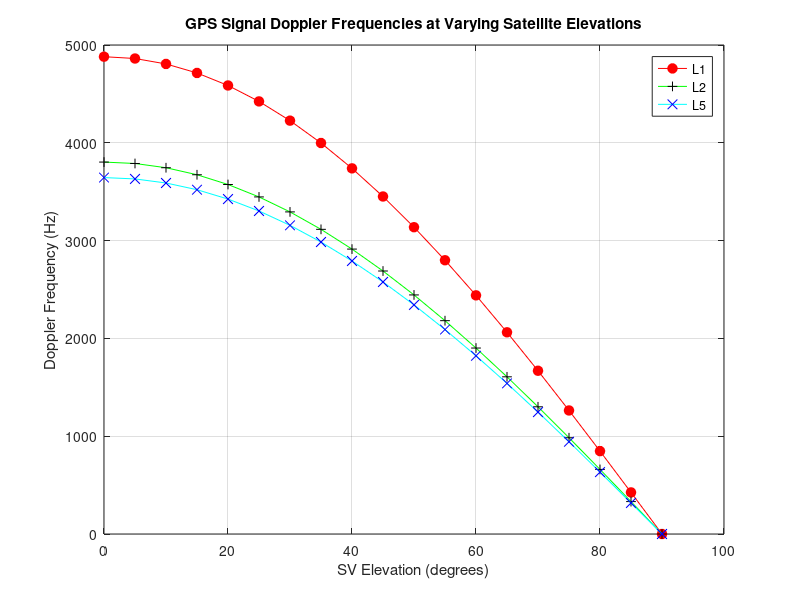

The MATLAB source for this figure:
% HW1_Morell.m
% Description:  Computes the GPS L1, L2, and L5 signal Doppler frequency as
%               a function of satellite elevation angle and plots results
% Inputs:       Satellite elevation angle: 0 to 90 degrees in 5 degree
%               increments
% Output:       Doppler frequency at L1, L2, L5 plotted as functions of
%               elevation
% Date Written: 1/12/2010
% Date Modified: N/A

clc
clear all
close all

el = 0:5:90;    % SV elevation angle in degrees
rE = 6368;      % radius of the Earth in km
rSV = 26560;    % SV orbit radius in km
c = 299792458;  % speed of light in m/s
% L1, L2, L5 signal frequencies in Hz
fL1 = 1575.42e6; fL2 = 1227.60e6; fL5 = 1176.45e6;

% Compute GPS SV velocity
vSV = 2*pi*rSV*1000/(11*3600+58*60+2.05);   % in m/s

% Compute line-of-sight velocity, vDop
[~,sampSize] = size(el);    % number of samples of the SV elevation angle
vDop = 1:sampSize;
for i=1:sampSize
    B = asind(rE*sind(el(i)+90)/rSV);   % angle between user and Earth's 
                                        % center measured from the SV in degrees
    a = 180 - (B+el(i)+90); % angle between user and SV measured from Earth's
                            % center in degrees
    vDop(i) = vSV*sind(a)/sqrt(1+(rSV/rE)^2-2*(rSV/rE)*cosd(a));  % in m/s
end

% Compute Doppler frequency (in Hz) for L1, L2, and L5 signals
fDopL1 = fL1.*vDop./c;
fDopL2 = fL2.*vDop./c;
fDopL5 = fL5.*vDop./c;

% Plot Doppler frequencies vs. SV elevation
figure;
plot(el,fDopL1,'-ro','MarkerSize',7,'MarkerFaceColor','r')
hold on
plot(el,fDopL2,'-g+','MarkerSize',7,'MarkerEdgeColor','k')
plot(el,fDopL5,'-cx','MarkerSize',7,'MarkerEdgeColor','b') 
legend('L1','L2','L5'); grid;
title('GPS Signal Doppler Frequencies at Varying Satellite Elevations');
xlabel('SV Elevation (degrees)'); ylabel('Doppler Frequency (Hz)');


